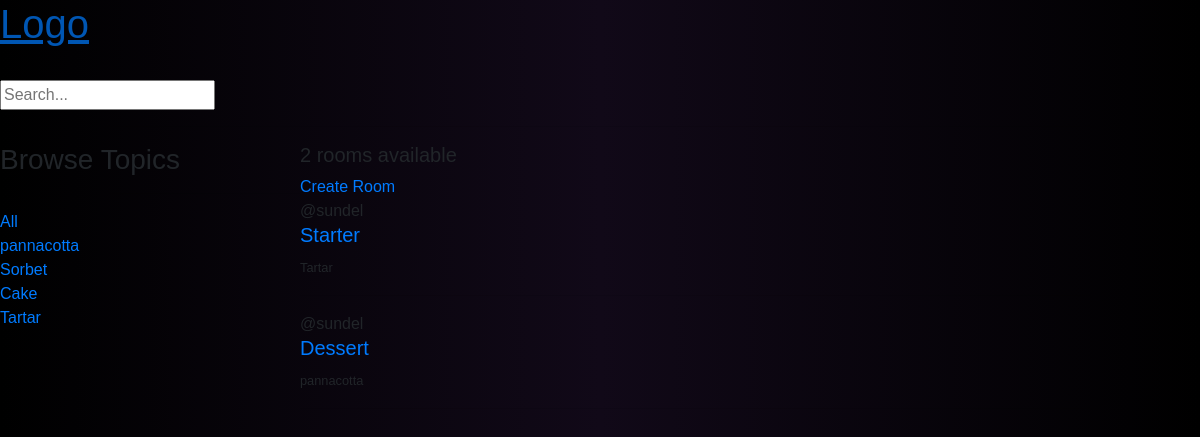
Page /home on the earlier database version.
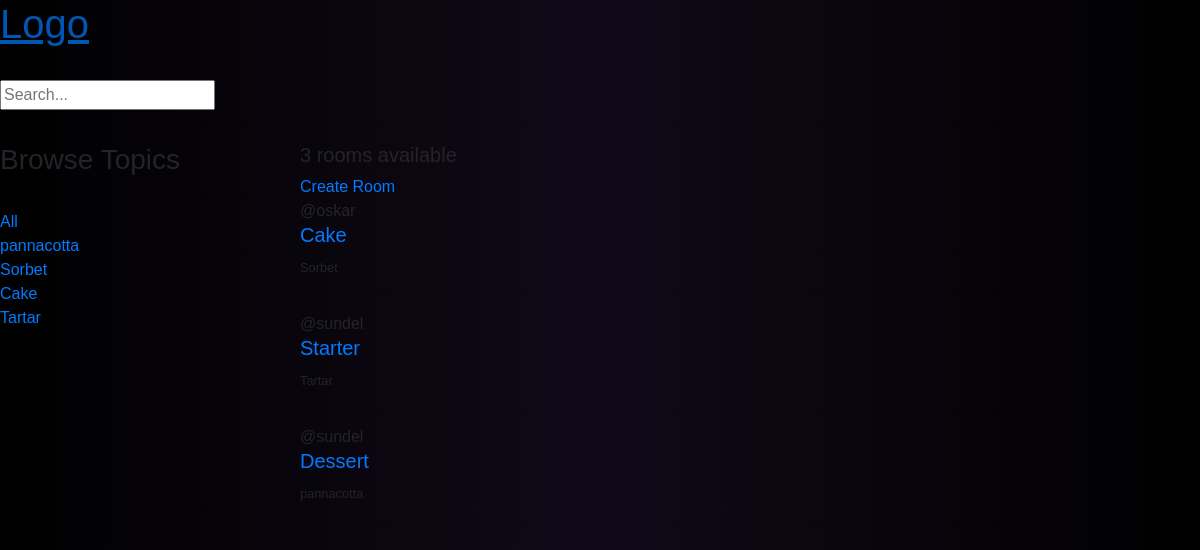
Same page on the later database version.
### base/models.py (models this page shows, shortened)
class Topic(models.Model):
    name = models.CharField(max_length=200)

class Room(models.Model):
    host = models.ForeignKey(User, on_delete=models.SET_NULL, null=True)
    topic = models.ForeignKey(Topic, on_delete=models.SET_NULL, null=True)
    name = models.CharField(max_length=200)
    description = models.TextField(null=True, blank=True)
    updated = models.DateTimeField(auto_now=True)
    created = models.DateTimeField(auto_now_add=True)
    class Meta:
        ordering = ['-updated', '-created']

### base/views.py (the view)
# urls.py: path('home', views.home, name='home'),
def home(request):
    q = request.GET.get('q') if request.GET.get('q') != None else ''
    rooms = Room.objects.filter(Q(topic__name__icontains=q) |
                                Q(name__icontains=q) |
                                Q(description__icontains=q)
                                )
    topics = Topic.objects.all()
    room_count = rooms.count()
    context = {'rooms': rooms, 'topics': topics, 'room_count': room_count}
    return render(request, 'base/home.html', context)

### base/templates/base/home.html (shortened to what this page needs)
{% extends "base.html" %}
{% load static %}
{% block content %}
<div class="home-container">
    <div>
        <h3>Browse Topics</h3>
        <hr>
        <div>
            <a href="{% url 'home' %}">All</a>
        </div>
        {% for topic in topics %}
            <div>
                <a href="{% url 'home' %}?q={{topic.name}}">{{topic.name}}</a>
            </div>
        {% endfor %}
    </div>
    <div>
        <h5>{{room_count}} rooms available</h5>
        <a href="{% url 'create-room'%}">Create Room</a>
        {% for room in rooms %}
        <div>
            <span>@{{room.host.username}}</span>
            <h5><a href="{% url 'room' room.id %}">{{room.name}}</a></h5>
            <small>{{ room.topic.name }}</small>
            <hr>
        </div>
        {% endfor %}
    </div>
</div>
{% endblock %}

Differences in the rows shown:
added Room: host.username "oskar", name "Cake", topic.name "Sorbet"
Other differences:
{{ room_count }}: "2" → "3"
